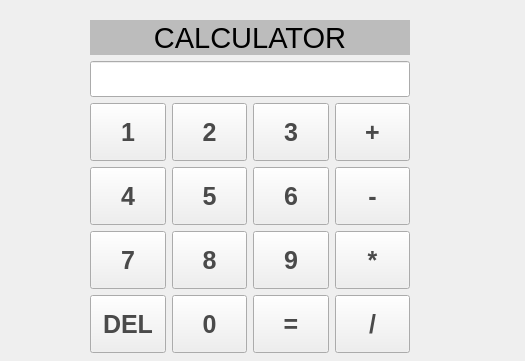
<?xml version="1.0" encoding="UTF-8"?>
<ui version="4.0">
 <class>Form</class>
 <widget class="QWidget" name="Form">
  <property name="geometry">
   <rect>
    <x>0</x>
    <y>0</y>
    <width>525</width>
    <height>361</height>
   </rect>
  </property>
  <property name="windowTitle">
   <string>Form</string>
  </property>
  <property name="styleSheet">
   <string notr="true">QPushButton{
	width: 50px;
	height: 50px;
	font-size: 25px;
	font-weight: bold;
	color: rgb(74, 74, 74);
}

QPushButton:hover{
	background-color: silver;
}

QLabel{
	background-color: rgb(188, 188, 188)
}

</string>
  </property>
  <widget class="QWidget" name="gridLayoutWidget">
   <property name="geometry">
    <rect>
     <x>90</x>
     <y>20</y>
     <width>320</width>
     <height>333</height>
    </rect>
   </property>
   <layout class="QGridLayout" name="gridLayout">
    <item row="5" column="3">
     <widget class="QPushButton" name="pushButton_MULTIPLY">
      <property name="text">
       <string>*</string>
      </property>
     </widget>
    </item>
    <item row="5" column="1">
     <widget class="QPushButton" name="pushButton_8">
      <property name="text">
       <string>8</string>
      </property>
     </widget>
    </item>
    <item row="6" column="0">
     <widget class="QPushButton" name="pushButton_DEL">
      <property name="text">
       <string>DEL</string>
      </property>
     </widget>
    </item>
    <item row="3" column="1">
     <widget class="QPushButton" name="pushButton_2">
      <property name="text">
       <string>2</string>
      </property>
     </widget>
    </item>
    <item row="6" column="1">
     <widget class="QPushButton" name="pushButton_0">
      <property name="text">
       <string>0</string>
      </property>
      <property name="iconSize">
       <size>
        <width>16</width>
        <height>16</height>
       </size>
      </property>
     </widget>
    </item>
    <item row="3" column="3">
     <widget class="QPushButton" name="pushButton_PLUS">
      <property name="text">
       <string>+</string>
      </property>
     </widget>
    </item>
    <item row="4" column="2">
     <widget class="QPushButton" name="pushButton_6">
      <property name="text">
       <string>6</string>
      </property>
     </widget>
    </item>
    <item row="0" column="0" colspan="4">
     <widget class="QLabel" name="label">
      <property name="font">
       <font>
        <pointsize>22</pointsize>
        <weight>50</weight>
        <bold>false</bold>
       </font>
      </property>
      <property name="cursor">
       <cursorShape>ArrowCursor</cursorShape>
      </property>
      <property name="styleSheet">
       <string notr="true"/>
      </property>
      <property name="text">
       <string>CALCULATOR</string>
      </property>
      <property name="alignment">
       <set>Qt::AlignCenter</set>
      </property>
     </widget>
    </item>
    <item row="4" column="3">
     <widget class="QPushButton" name="pushButton_MINUS">
      <property name="text">
       <string>-</string>
      </property>
     </widget>
    </item>
    <item row="6" column="3">
     <widget class="QPushButton" name="pushButton_DIVIDE">
      <property name="text">
       <string>/</string>
      </property>
     </widget>
    </item>
    <item row="4" column="1">
     <widget class="QPushButton" name="pushButton_5">
      <property name="text">
       <string>5</string>
      </property>
     </widget>
    </item>
    <item row="4" column="0">
     <widget class="QPushButton" name="pushButton_4">
      <property name="text">
       <string>4</string>
      </property>
     </widget>
    </item>
    <item row="5" column="0">
     <widget class="QPushButton" name="pushButton_7">
      <property name="text">
       <string>7</string>
      </property>
     </widget>
    </item>
    <item row="5" column="2">
     <widget class="QPushButton" name="pushButton_9">
      <property name="text">
       <string>9</string>
      </property>
     </widget>
    </item>
    <item row="3" column="2">
     <widget class="QPushButton" name="pushButton_3">
      <property name="font">
       <font>
        <family>MS Shell Dlg 2</family>
        <pointsize>-1</pointsize>
        <weight>75</weight>
        <bold>true</bold>
       </font>
      </property>
      <property name="text">
       <string>3</string>
      </property>
     </widget>
    </item>
    <item row="2" column="0" colspan="4">
     <widget class="QLineEdit" name="lineEdit">
      <property name="styleSheet">
       <string notr="true">QLineEdit{
	height: 30px;
}</string>
      </property>
     </widget>
    </item>
    <item row="6" column="2">
     <widget class="QPushButton" name="pushButton_EQUALS">
      <property name="text">
       <string>=</string>
      </property>
     </widget>
    </item>
    <item row="3" column="0">
     <widget class="QPushButton" name="pushButton_1">
      <property name="sizePolicy">
       <sizepolicy hsizetype="Minimum" vsizetype="Fixed">
        <horstretch>0</horstretch>
        <verstretch>0</verstretch>
       </sizepolicy>
      </property>
      <property name="styleSheet">
       <string notr="true"/>
      </property>
      <property name="text">
       <string>1</string>
      </property>
     </widget>
    </item>
   </layout>
  </widget>
 </widget>
 <resources/>
 <connections/>
</ui>
